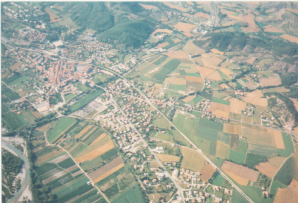
#> input picture image_processing/trigo.png, 298 x 203 px
$ python campos.py
#> lines starting #> are read from the running program, lines starting #| are printed output that depends on the picture; after the words box and inside, x2 and y2 are one past the last pixel; in counts of white or black regions, pixels touching at a corner belong together
import sys

import cv2
import numpy as np
from matplotlib import pyplot as plt
import random


def threshold(value,a,b):
    if value >= a and value <= b:
        return 1
    else:
        return 0

def getValue(matrix,x,y):
    if x <0 or x >=  len(matrix):
        return -1
    if y <0 or y >= len(matrix[0]):
        return -1
    return matrix[x][y]

def near_average(matrix,x,y):
    average = 0
    count = 0
    for i in range(x-1,x+2):
        for j in range(y-1,y+2):
            value = getValue(matrix,i,j)
            if value < 256 and value >= 0:
                average += value
                count +=1

    return average/count

def suavizar(img,matrix):
    for i in range(img.shape[0]):
        for j in range(img.shape[1]):
            if matrix[i][j] == -1:
                matrix[i][j] = near_average(matrix,i,j)
                img.itemset(i,j,matrix[i][j])

def campos(img):
    for i in range(img.shape[0]):
        for j in range(img.shape[1]):
            [b,g,r] = img[i,j]
            trigo = True
            if not threshold(b,g*0.75,g*0.88):
                trigo = False
            if not threshold(r,170,255):
                trigo = False
            if not threshold(g,r*0.70,r):
                trigo = False

            if trigo:
                img[i,j] = [0,0,0]
            else:
                img[i,j] = [255,255,255]

    cv2.imshow('detectados.png', img)

    matrix = [ [ img[i,j][0] for j in range(img.shape[1])] for i in range(img.shape[0]) ]
    for i in range(img.shape[0]):
        for j in range(img.shape[1]):
            value = near_average(matrix,i,j)
            img[i,j] = [value,value,value]

    cv2.imshow('suavizado.png', img)

    for i in range(img.shape[0]):
        for j in range(img.shape[1]):
            if not threshold(img[i][j][0],100,180):
                img[i,j] = [255,255,255]
            else:
                img[i,j] = [0,0,0]

    cv2.imshow('bordes.png', img)
    #suavizar(img,matrix)


#original
img = cv2.imread('trigo.png')
#> img is the input picture: shape (203, 298, 3); mean B, G, R 154.1, 166, 161.2
color = ('b','g','r')
for i,col in enumerate(color):
    histr = cv2.calcHist([img],[i],None,[256],[0,256])
    plt.plot(histr,color = col)
    plt.xlim([0,256])
cv2.imshow('normal.png', img)
print(img.shape)
#| (203, 298, 3)
campos(img)
#> after the loop in campos, `for i in range(img.shape[0]):`:
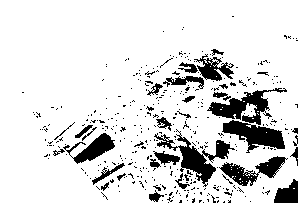
#> img: shape (203, 298, 3); 86.2% white; 381 black regions (347 under 20 px), largest, box (x1, y1, x2, y2) and area: (154, 129, 235, 187) 1192, (207, 88, 287, 125) 1057, (222, 120, 285, 153) 1025
#> in campos, `matrix = [ [ img[i,j][0] for j in range(img.shape[1])] for i in range(..`: matrix = 203 items
#> the loop in campos, `for i in range(img.shape[0]):` made 203 passes
#> after the loop in campos, `for i in range(img.shape[0]):`:
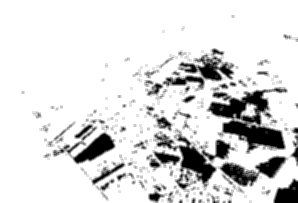
#> img: shape (203, 298, 3); min 0, max 255, mean 219.8
#> after the loop in campos, `for i in range(img.shape[0]):`:
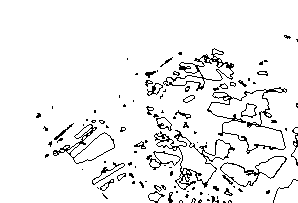
#> img: shape (203, 298, 3); 93.6% white; black in thin lines or dots, all inside (x1, y1, x2, y2) = (36, 35, 298, 203)
#threshold(img)
#new_hist = cv2.calcHist([img], [0], None, [256], [0, 256])
#cv2.imshow('modified.png', img)

# plot
#plt.plot(hist, color='red' ) # original
#plt.plot(hist, color='blue',alpha = 0.4 ) # threshold

plt.show()
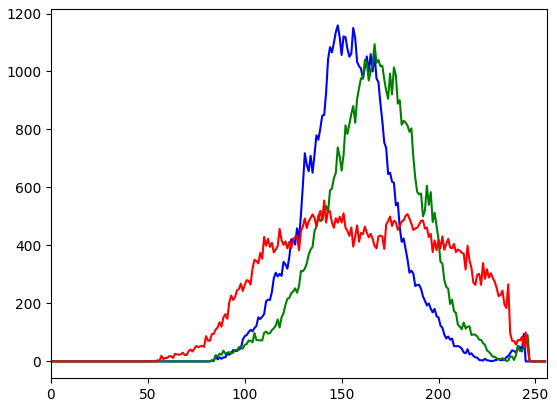
#> figure drawn by matplotlib, 1 panel; curve peaks at x = 148, y = 1159; curve peaks at x = 167, y = 1094; curve peaks at x = 141, y = 555

cv2.destroyAllWindows()
